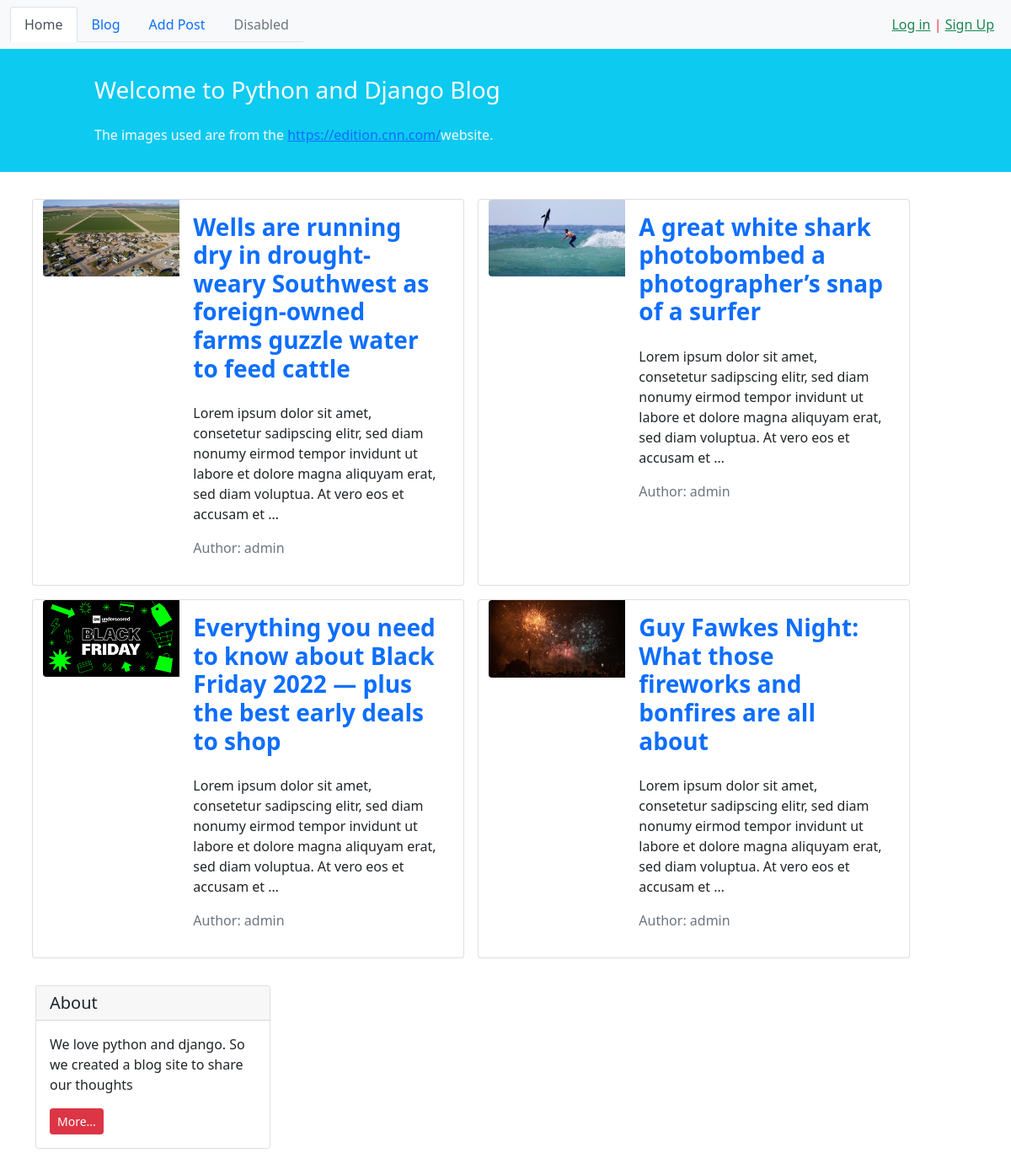
The page / on the database its author committed.
### blog/models.py (models this page shows, shortened)
class post(models.Model):
    STATUS_CHOICES = (
        ('pub', 'Published'),
        ('drf', 'Draft'),
    )
    title = models.CharField(max_length=100)
    text = models.TextField()
    outher = models.ForeignKey('auth.User', on_delete=models.CASCADE)
    datetime_created = models.DateTimeField(auto_now_add=True)
    datetime_modified = models.DateTimeField(auto_now=True)
    status = models.CharField(choices=STATUS_CHOICES, max_length=3)
    image = models.ImageField(upload_to='blog/blog_cover', blank=True)
    def get_absolute_url(self):
        return reverse('post_detail', args=[self.id])

### blog/views.py (the view)
# urls.py: path('', views.PostListView.as_view(), name='posts_list'),
class PostListView(generic.ListView):
    template_name = 'blog/posts_list.html'
    context_object_name = 'posts_list'
    def get_queryset(self):
        return post.objects.filter(status='pub').order_by('-datetime_modified')

### blog/templates/blog/posts_list.html (shortened to what this page needs)
{% extends '_base.html' %}
{% block content %}
    <div class="container mt-4">
        <div class="row">
            {% for post in posts_list %}
                <div class="card m-2" style="max-width: 45%">
                    <div class="row g-0 h-100" dir="ltr">
                        <div class="col-md-4">
                            {% if post.image %}
                                <img src="{{ post.image.url }}" class="img-fluid rounded-start" alt="...">
                            {% endif %}
                        </div>
                        <div class="col-md-8 h-100">
                            <div class="d-flex flex-column justify-content-between h-100">
                                <div class="card-body">
                                    <a class="text-decoration-none" href="{{ post.get_absolute_url }}"><h3
                                            class="card-title"><strong>{{ post.title }}</strong></h3></a>
                                    <p class="card-text pt-3">{{ post.text|truncatewords:30 }}</p>
                                    <p class="text-muted">Author: {{ post.outher }}</p>
                                </div>
                            </div>
                        </div>
                    </div>
                </div>
            {% endfor %}
        </div>
        <div class="col-3">
            <div class="card my-4">
                <h5 class="card-header">About</h5>
                <div class="card-body">
                    <p class="card-text">We love python and django. So we created a blog site to share our
                        thoughts</p>
                    <a href="#"
                       class="btn btn-sm btn-danger">
                        More...
                    </a>
                </div>
            </div>
        </div>
    </div>
{% endblock content %}

### rows shown on the page
post: image (picture), title "Wells are running dry in drought-weary Southwest as foreign-owned farms guzzle water to feed cattle", text "Lorem ipsum dolor sit amet, consetetur sadipscing elitr, sed diam nonumy eirmod tempor invidunt ut labore et dolore magna aliquyam erat, sed diam voluptua. At vero eos et accusam et …", outher "admin"
post: image (picture), title "A great white shark photobombed a photographer’s snap of a surfer", text "Lorem ipsum dolor sit amet, consetetur sadipscing elitr, sed diam nonumy eirmod tempor invidunt ut labore et dolore magna aliquyam erat, sed diam voluptua. At vero eos et accusam et …", outher "admin"
post: image (picture), title "Everything you need to know about Black Friday 2022 — plus the best early deals to shop", text "Lorem ipsum dolor sit amet, consetetur sadipscing elitr, sed diam nonumy eirmod tempor invidunt ut labore et dolore magna aliquyam erat, sed diam voluptua. At vero eos et accusam et …", outher "admin"
post: image (picture), title "Guy Fawkes Night: What those fireworks and bonfires are all about", text "Lorem ipsum dolor sit amet, consetetur sadipscing elitr, sed diam nonumy eirmod tempor invidunt ut labore et dolore magna aliquyam erat, sed diam voluptua. At vero eos et accusam et …", outher "admin"
